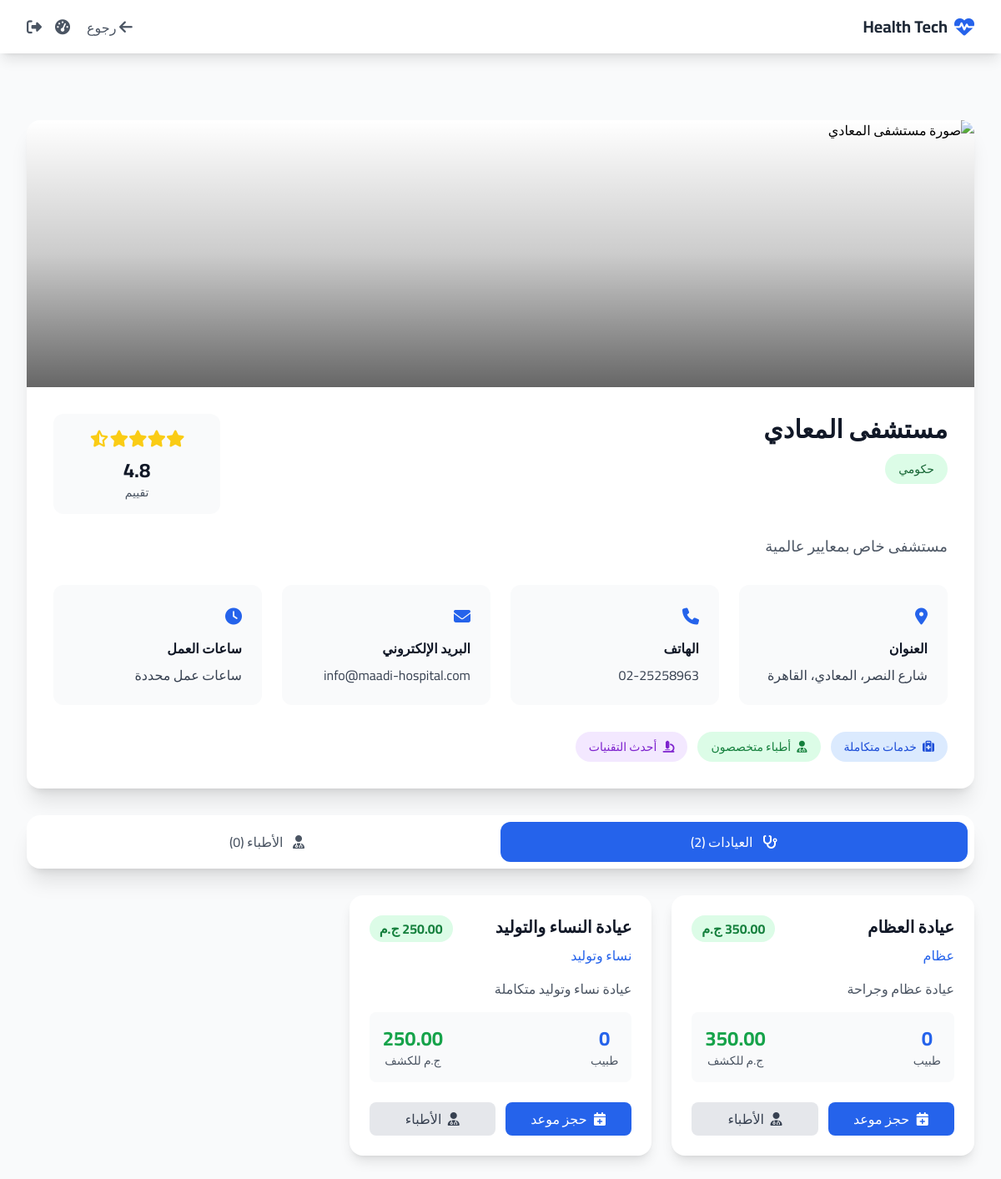
The app's page /hospital-details.php?id=2 (signed in) with its own data.
### tables this page shows
CREATE TABLE `hospitals` (
  `id` int(11) NOT NULL,
  `name` varchar(200) NOT NULL,
  `address` text NOT NULL,
  `phone` varchar(20) DEFAULT NULL,
  `email` varchar(100) DEFAULT NULL,
  `website` varchar(200) DEFAULT NULL,
  `description` text DEFAULT NULL,
  `image` varchar(200) DEFAULT NULL,
  `type` enum('حكومي','خاص') DEFAULT 'حكومي',
  `rating` decimal(3,2) DEFAULT 0.00,
  `is_24h` tinyint(1) DEFAULT 0,
  `has_emergency` tinyint(1) DEFAULT 0,
  `has_insurance` tinyint(1) DEFAULT 0,
  `city_id` int(11) DEFAULT NULL,
  `created_at` timestamp NOT NULL DEFAULT current_timestamp()
);

CREATE TABLE `clinics` (
  `id` int(11) NOT NULL,
  `hospital_id` int(11) DEFAULT NULL,
  `name` varchar(200) NOT NULL,
  `specialty_id` int(11) DEFAULT NULL,
  `address` text DEFAULT NULL,
  `phone` varchar(20) DEFAULT NULL,
  `email` varchar(100) DEFAULT NULL,
  `description` text DEFAULT NULL,
  `image` varchar(200) DEFAULT NULL,
  `consultation_fee` decimal(10,2) DEFAULT 0.00,
  `rating` decimal(3,2) DEFAULT 0.00,
  `created_at` timestamp NOT NULL DEFAULT current_timestamp()
);

CREATE TABLE `specialties` (
  `id` int(11) NOT NULL,
  `name` varchar(100) NOT NULL,
  `description` text DEFAULT NULL,
  `icon` varchar(100) DEFAULT NULL
);

### hospital-details.php (the view, shortened to what the rows shown need)
<?php
$hospital_id = isset($_GET['id']) ? (int)$_GET['id'] : 0;
$db = new Database();
$conn = $db->getConnection();
try {
    $stmt = $conn->prepare("SELECT * FROM hospitals WHERE id = ?");
    $stmt->execute([$hospital_id]);
    $hospital = $stmt->fetch();
    $stmt = $conn->prepare("
        SELECT c.*, s.name as specialty_name, COUNT(d.id) as doctors_count
        FROM clinics c
        LEFT JOIN specialties s ON c.specialty_id = s.id
        LEFT JOIN doctors d ON c.id = d.clinic_id
        WHERE c.hospital_id = ?
        GROUP BY c.id
        ORDER BY c.name
    ");
    $stmt->execute([$hospital_id]);
    $clinics = $stmt->fetchAll();
} catch (PDOException $e) {
    header("Location: hospitals.php");
    exit();
}
?>
<!DOCTYPE html>
<html lang="ar" dir="rtl">
<head>
    <script src="https://cdn.tailwindcss.com"></script>
    <link rel="stylesheet" href="https://cdnjs.cloudflare.com/ajax/libs/font-awesome/6.4.0/css/all.min.css">
</head>
<body class="bg-gray-50">
    <div class="min-h-screen pt-20 pb-12">
        <div class="max-w-7xl mx-auto px-4 sm:px-6 lg:px-8">
            <div class="bg-white rounded-2xl shadow-xl overflow-hidden mb-8">
                <div class="p-8">
                    <div class="flex flex-col lg:flex-row lg:justify-between lg:items-start mb-6">
                        <div class="flex-1 mb-4 lg:mb-0">
                            <h1 class="text-3xl font-bold text-gray-900 mb-3">
                                <?php echo htmlspecialchars($hospital['name']); ?>
                            </h1>
                            <span class="inline-block px-4 py-2 text-sm font-medium rounded-full <?php echo $hospital['type'] === 'حكومي' ? 'bg-green-100 text-green-800' : 'bg-blue-100 text-blue-800'; ?>">
                                <?php echo htmlspecialchars($hospital['type']); ?>
                            </span>
                        </div>
                        <div class="bg-gray-50 p-4 rounded-xl text-center min-w-[200px]">
                            <div class="flex text-yellow-400 justify-center mb-2">
                                <?php
                                $rating = $hospital['rating'];
                                for ($i = 1; $i <= 5; $i++) {
                                    if ($i <= $rating) {
                                        echo '<i class="fas fa-star text-xl"></i>';
                                    } elseif ($i - $rating < 1) {
                                        echo '<i class="fas fa-star-half-alt text-xl"></i>';
                                    } else {
                                        echo '<i class="far fa-star text-xl"></i>';
                                    }
                                }
                                ?>
                            </div>
                            <span class="text-2xl font-bold text-gray-900"><?php echo number_format($rating, 1); ?></span>
                            <p class="text-sm text-gray-600">تقييم</p>
                        </div>
                    </div>
                    <p class="text-gray-600 text-lg leading-relaxed mb-8">
                        <?php echo htmlspecialchars($hospital['description']); ?>
                    </p>
                    <div class="grid grid-cols-1 md:grid-cols-2 lg:grid-cols-4 gap-6 mb-8">
                        <div class="bg-gray-50 p-6 rounded-xl">
                            <div class="flex items-center text-blue-600 mb-3">
                                <i class="fas fa-map-marker-alt text-xl"></i>
                            </div>
                            <h4 class="font-semibold text-gray-900 mb-2">العنوان</h4>
                            <p class="text-gray-700"><?php echo htmlspecialchars($hospital['address']); ?></p>
                        </div>
                        <div class="bg-gray-50 p-6 rounded-xl">
                            <div class="flex items-center text-blue-600 mb-3">
                                <i class="fas fa-phone text-xl"></i>
                            </div>
                            <h4 class="font-semibold text-gray-900 mb-2">الهاتف</h4>
                            <p class="text-gray-700"><?php echo htmlspecialchars($hospital['phone']); ?></p>
                        </div>
                        <div class="bg-gray-50 p-6 rounded-xl">
                            <div class="flex items-center text-blue-600 mb-3">
                                <i class="fas fa-envelope text-xl"></i>
                            </div>
                            <h4 class="font-semibold text-gray-900 mb-2">البريد الإلكتروني</h4>
                            <p class="text-gray-700"><?php echo htmlspecialchars($hospital['email']); ?></p>
                        </div>
                        <div class="bg-gray-50 p-6 rounded-xl">
                        </div>
                    </div>
                    <div class="flex flex-wrap gap-3">
                        <span class="px-4 py-2 bg-blue-100 text-blue-700 text-sm font-medium rounded-full">
                        </span>
                        <span class="px-4 py-2 bg-green-100 text-green-700 text-sm font-medium rounded-full">
                        </span>
                        <span class="px-4 py-2 bg-purple-100 text-purple-700 text-sm font-medium rounded-full">
                        </span>
                    </div>
                </div>
            </div>
            <div id="clinics" class="tab-content active">
                <?php if (empty($clinics)): ?>
                    <div class="text-center py-16 bg-white rounded-2xl shadow-xl">
                        <div class="inline-flex items-center justify-center w-24 h-24 bg-gray-100 rounded-full mb-6">
                            <i class="fas fa-stethoscope text-gray-400 text-4xl"></i>
                        </div>
                        <h3 class="text-2xl font-bold text-gray-900 mb-4">لا توجد عيادات</h3>
                        <p class="text-gray-600 mb-8">لم يتم العثور على عيادات في هذا المستشفى.</p>
                    </div>
                <?php else: ?>
                    <div class="grid grid-cols-1 md:grid-cols-2 lg:grid-cols-3 gap-6">
                        <?php foreach ($clinics as $clinic): ?>
                            <div class="bg-white rounded-2xl shadow-lg p-6 hover:shadow-xl transition-shadow duration-300">
                                <div class="flex justify-between items-start mb-4">
                                    <div>
                                        <h3 class="text-xl font-bold text-gray-900 mb-2">
                                            <?php echo htmlspecialchars($clinic['name']); ?>
                                        </h3>
                                        <p class="text-blue-600 font-medium">
                                            <?php echo htmlspecialchars($clinic['specialty_name']); ?>
                                        </p>
                                    </div>
                                    <div class="bg-green-100 text-green-700 px-3 py-1 rounded-full font-bold">
                                        <?php echo $clinic['consultation_fee']; ?> ج.م
                                    </div>
                                </div>
                                <p class="text-gray-600 mb-4 line-clamp-3" style="display: -webkit-box; -webkit-line-clamp: 3; -webkit-box-orient: vertical;">
                                    <?php echo htmlspecialchars($clinic['description']); ?>
                                </p>
                                <div class="flex justify-between mb-6 p-4 bg-gray-50 rounded-lg">
                                    <div class="text-center">
                                        <div class="text-2xl font-bold text-blue-600"><?php echo $clinic['doctors_count']; ?></div>
                                        <div class="text-sm text-gray-600">طبيب</div>
                                    </div>
                                    <div class="text-center">
                                        <div class="text-2xl font-bold text-green-600"><?php echo $clinic['consultation_fee']; ?></div>
                                        <div class="text-sm text-gray-600">ج.م للكشف</div>
                                    </div>
                                </div>
                                <div class="flex space-x-3 space-x-reverse">
                                    <a href="doctors.php?clinic=<?php echo $clinic['id']; ?>"
                                       class="flex-1 text-center px-4 py-2 bg-blue-600 text-white font-medium rounded-lg hover:bg-blue-700 transition-colors">
                                        <i class="fas fa-calendar-plus ml-1"></i>
                                        حجز موعد
                                    </a>
                                    <a href="doctors.php?clinic=<?php echo $clinic['id']; ?>"
                                       class="flex-1 text-center px-4 py-2 bg-gray-200 text-gray-700 font-medium rounded-lg hover:bg-gray-300 transition-colors">
                                        <i class="fas fa-user-md ml-1"></i>
                                        الأطباء
                                    </a>
                                </div>
                            </div>
                        <?php endforeach; ?>
                    </div>
                <?php endif; ?>
            </div>
        </div>
    </div>
</body>
</html>

### records on screen
hospitals: name "مستشفى المعادي", type "حكومي", rating "4.8", description "مستشفى خاص بمعايير عالمية", address "شارع النصر، المعادي، القاهرة", phone "02-25258963", email "info@maadi-hospital.com"
clinics: name "عيادة العظام", specialty.name "عظام", consultation_fee "350.00", description "عيادة عظام وجراحة", doctors_count "0"
clinics: name "عيادة النساء والتوليد", specialty.name "نساء وتوليد", consultation_fee "250.00", description "عيادة نساء وتوليد متكاملة", doctors_count "0"

### other values on screen
count($clinics) "2"
count($doctors) "0"
